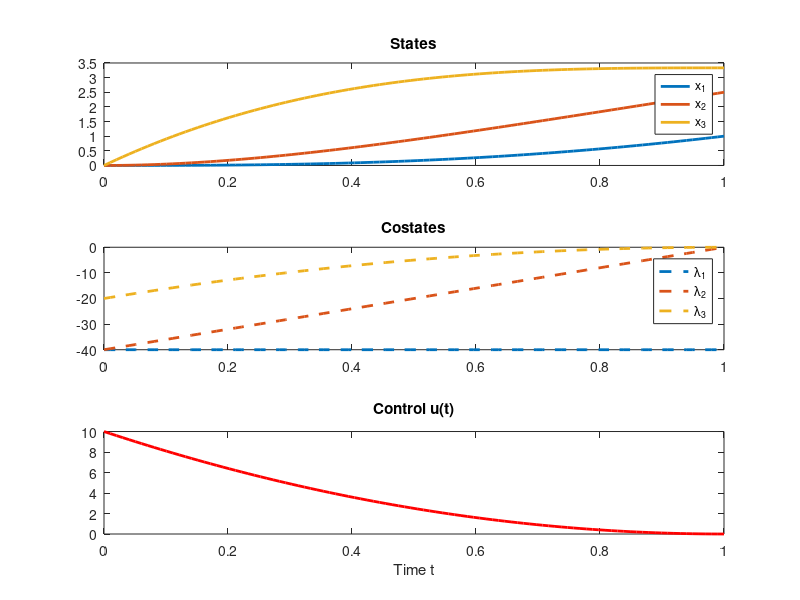

The MATLAB source for this figure:
function pmp_shooting_broyden_regularized
    % Initial guess
    lambda = [-1; -1; -1];
    r = shooting_residual(lambda);
    
    % Initial Jacobian approximation
    B = finite_jacobian(lambda, 1e-6);
    
    % Regularization strength
    alpha = 1e-6;  % Tikhonov regularization parameter

    tol = 1e-6;
    max_iter = 30;

    for k = 1:max_iter
        % Regularized least-squares solve:
        % delta = - (BᵀB + αI)^(-1) * Bᵀ * r
        BTB = B' * B;
        reg_term = alpha * eye(size(BTB));
        delta_lambda = - (BTB + reg_term) \ (B' * r);

        lambda_new = lambda + delta_lambda;
        r_new = shooting_residual(lambda_new);

        % Broyden update
        s = lambda_new - lambda;
        y = r_new - r;
        B = B + ((y - B * s) * s') / (s' * s);

        fprintf('Iter %d: Residual norm = %.4e\n', k, norm(r_new));

        if norm(delta_lambda) < tol
            lambda = lambda_new;
            break;
        end

        lambda = lambda_new;
        r = r_new;
    end

    % Final integration
    y0 = [0; 0; 0; lambda];
    [t, Y] = ode45(@(t, y) odefun(t, y), linspace(0, 1, 100), y0);

    x = Y(:,1:3);
    lambda_vals = Y(:,4:6);
    u = -0.5 * lambda_vals(:,3);

    % Plot
    figure;
    subplot(3,1,1); plot(t, x, 'LineWidth', 2); legend('x_1','x_2','x_3'); title('States');
    subplot(3,1,2); plot(t, lambda_vals, '--', 'LineWidth', 2); legend('\lambda_1','\lambda_2','\lambda_3'); title('Costates');
    subplot(3,1,3); plot(t, u, 'r-', 'LineWidth', 2); title('Control u(t)'); xlabel('Time t');
end

function r = shooting_residual(lambda0)
    y0 = [0; 0; 0; lambda0];
    [~, Y] = ode45(@(t, y) odefun(t, y), [0 1], y0);
    x_final = Y(end, 1:3);
    lambda_final = Y(end, 4:6);

    % Only fix x1(1), and apply transversality for free x2, x3
    r = [x_final(1) - 1; lambda_final(2); lambda_final(3)];
end

function J = finite_jacobian(lambda0, h)
    n = length(lambda0);
    J = zeros(3, n);
    for i = 1:n
        d = zeros(n,1); d(i) = h;
        r1 = shooting_residual(lambda0 + d);
        r0 = shooting_residual(lambda0);
        J(:,i) = (r1 - r0) / h;
    end
end

function dydt = odefun(t, y)
    x = y(1:3);
    lambda = y(4:6);
    u = -0.5 * lambda(3);
    
    dx = [x(2); x(3); u];
    dlambda = [0; -lambda(1); -lambda(2)];
    
    dydt = [dx; dlambda];
end
